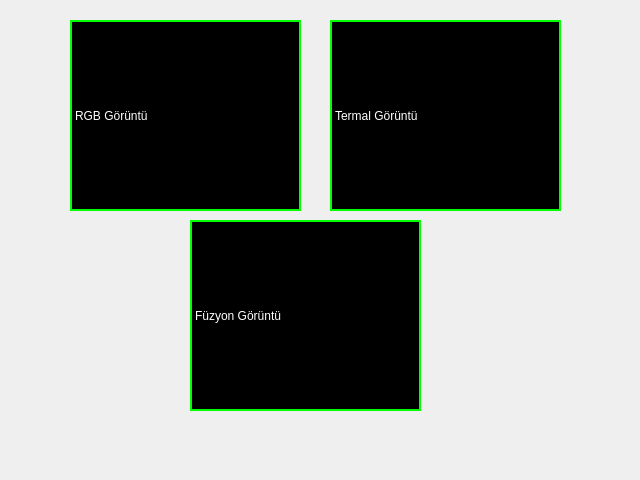
<?xml version="1.0" encoding="UTF-8"?>
<ui version="4.0">
 <class>Fusion</class>
 <widget class="QDialog" name="Fusion">
  <property name="geometry">
   <rect>
    <x>0</x>
    <y>0</y>
    <width>640</width>
    <height>480</height>
   </rect>
  </property>
  <property name="windowTitle">
   <string>Dialog</string>
  </property>
  <widget class="QLabel" name="lblRGB">
   <property name="geometry">
    <rect>
     <x>70</x>
     <y>20</y>
     <width>231</width>
     <height>191</height>
    </rect>
   </property>
   <property name="styleSheet">
    <string notr="true">border: 2px solid #00FF00; /* Yeşil Çerçeve */
background-color: black;    /* Siyah Zemin */
color: white;               /* Beyaz Yazı */</string>
   </property>
   <property name="text">
    <string>RGB Görüntü</string>
   </property>
  </widget>
  <widget class="QLabel" name="lblThermal">
   <property name="geometry">
    <rect>
     <x>330</x>
     <y>20</y>
     <width>231</width>
     <height>191</height>
    </rect>
   </property>
   <property name="styleSheet">
    <string notr="true">border: 2px solid #00FF00; /* Yeşil Çerçeve */
background-color: black;    /* Siyah Zemin */
color: white;               /* Beyaz Yazı */</string>
   </property>
   <property name="text">
    <string>Termal Görüntü</string>
   </property>
  </widget>
  <widget class="QLabel" name="lblFusion">
   <property name="geometry">
    <rect>
     <x>190</x>
     <y>220</y>
     <width>231</width>
     <height>191</height>
    </rect>
   </property>
   <property name="styleSheet">
    <string notr="true">border: 2px solid #00FF00; /* Yeşil Çerçeve */
background-color: black;    /* Siyah Zemin */
color: white;               /* Beyaz Yazı */</string>
   </property>
   <property name="text">
    <string>Füzyon Görüntü</string>
   </property>
  </widget>
 </widget>
 <resources/>
 <connections/>
</ui>
